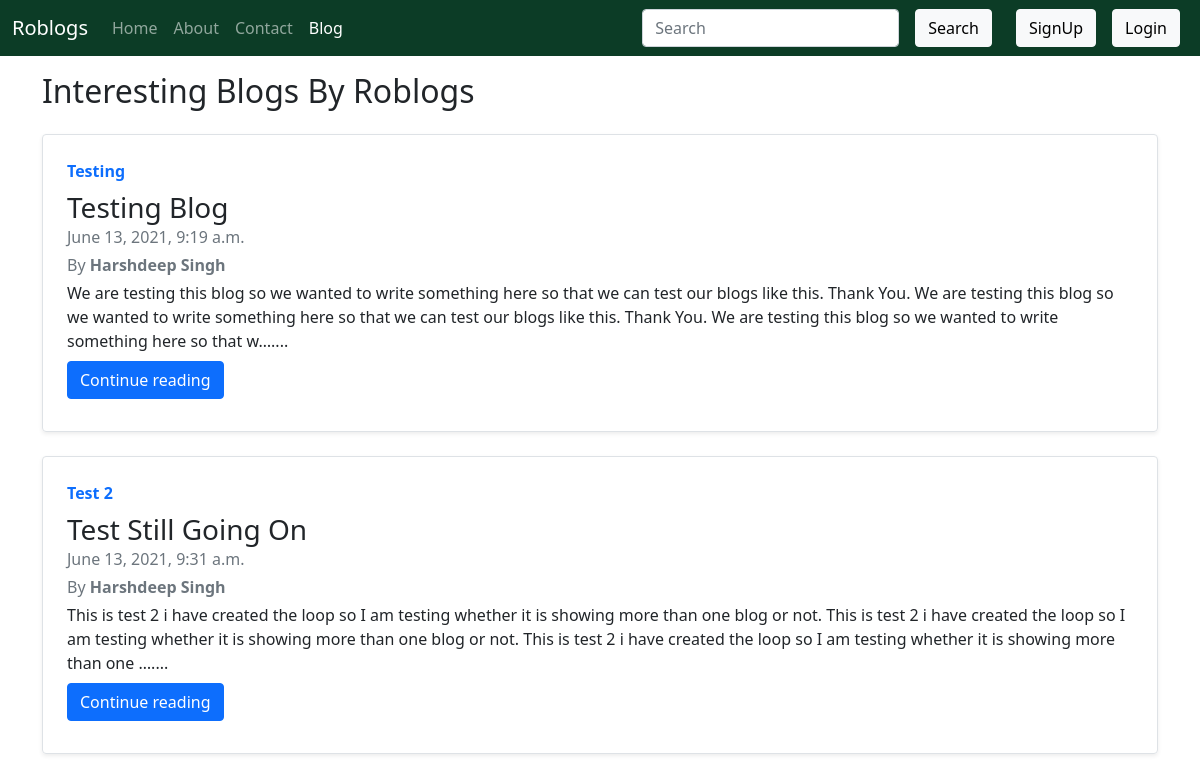
Screenshot of /blog/ with the database file from the repository.
### Blog/models.py (models this page shows, shortened)
class Post(models.Model):
    sno = models.AutoField(primary_key=True)
    title = models.CharField(max_length=255)
    category = models.CharField(max_length=255, default='Interesting')
    content = models.TextField()
    slug = models.CharField(max_length=130, default='slug')
    author = models.CharField(max_length=100)
    timeStamp = models.DateTimeField(blank=True)

### Blog/views.py (the view)
# urls.py: path('', views.blogHome, name='blogHome'),
def blogHome(request):
    allPosts = Post.objects.all()
    context = {'allPosts':allPosts}
    return render(request, 'blog/blogHome.html', context)

### templates/blog/blogHome.html (shortened to what this page needs)
{% extends 'base.html' %}
{% block blogactive %} active {% endblock blogactive %}
{% block body %}
<div class="container my-3">
    <h2 class="mb-2">Interesting Blogs By Roblogs</h2>
    {% for post in allPosts %}
    <div class="row g-0 border rounded overflow-hidden flex-md-row mb-4 shadow-sm h-md-250 position-relative my-4">
        <div class="col p-4 d-flex flex-column position-static">
            <strong class="d-inline-block mb-2 text-primary">{{post.category}}</strong>
            <h3 class="mb-0"><a class="text-dark text-decoration-none" href="/blog/{{post.slug}}">{{post.title}}</a></h3>
            <div class="mb-1 text-muted">{{post.timeStamp}}</div>
            <div class="mb-1 text-muted">By <strong>{{post.author}}</strong></div>
            <p class="card-text mb-auto">{{post.content|truncatechars:300}}....</p>
            <div class="my-2">
            <a href="/blog/{{post.slug}}" role="button" class="btn btn-primary">Continue reading</a>
            </div>
        </div>
    </div>
    {% endfor %}
</div>
{% endblock body %}

### rows the page displays
Post: category "Testing", title "Testing Blog", timeStamp "June 13, 2021, 9:19 a.m.", author "Harshdeep Singh", content "We are testing this blog so we wanted to write something here so that we can test our blogs like this. Thank You. We are testing this blog so we wanted to write something here so that we can test our blogs like this. Thank You. We are testing this blog so we wanted to write something here so that w…"
Post: category "Test 2", title "Test Still Going On", timeStamp "June 13, 2021, 9:31 a.m.", author "Harshdeep Singh", content "This is test 2 i have created the loop so I am testing whether it is showing more than one blog or not. This is test 2 i have created the loop so I am testing whether it is showing more than one blog or not. This is test 2 i have created the loop so I am testing whether it is showing more than one …"
